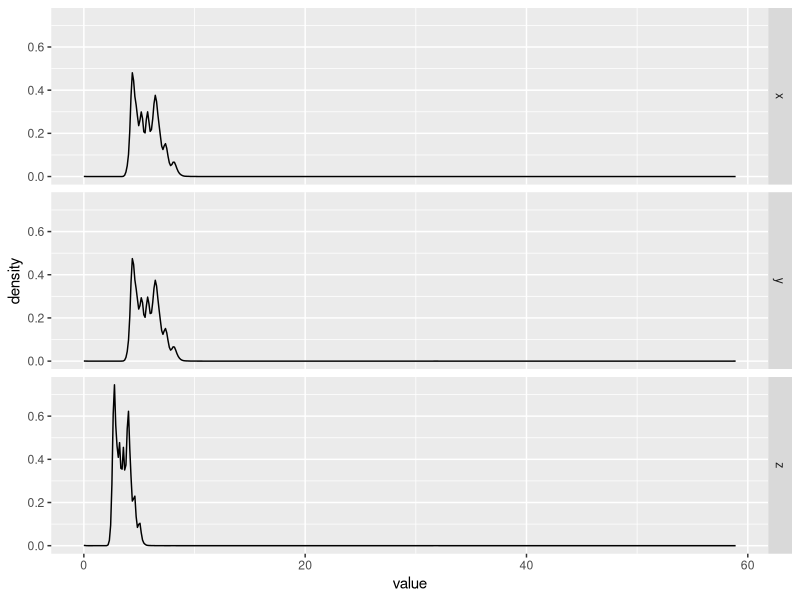
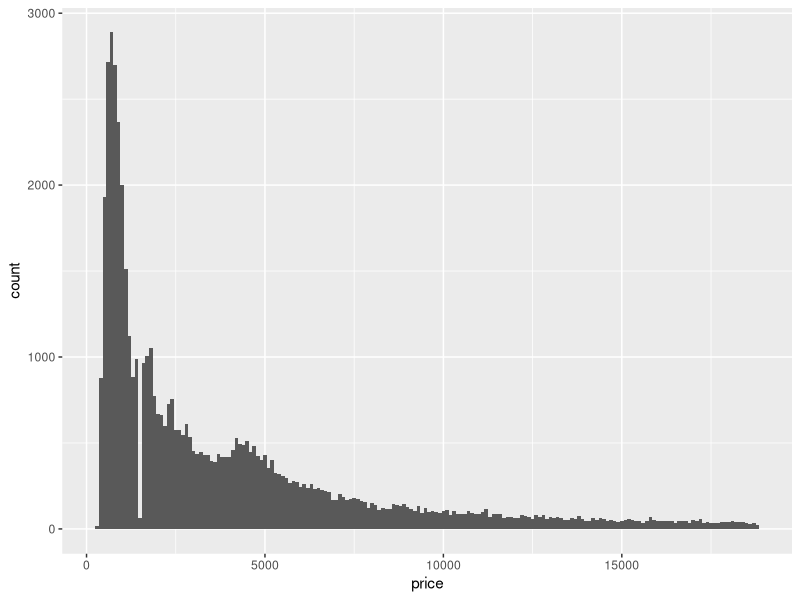
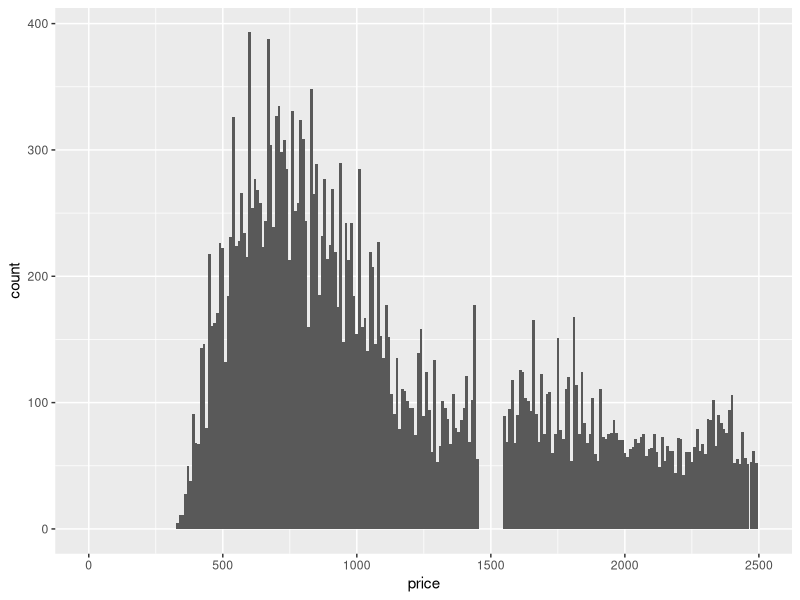
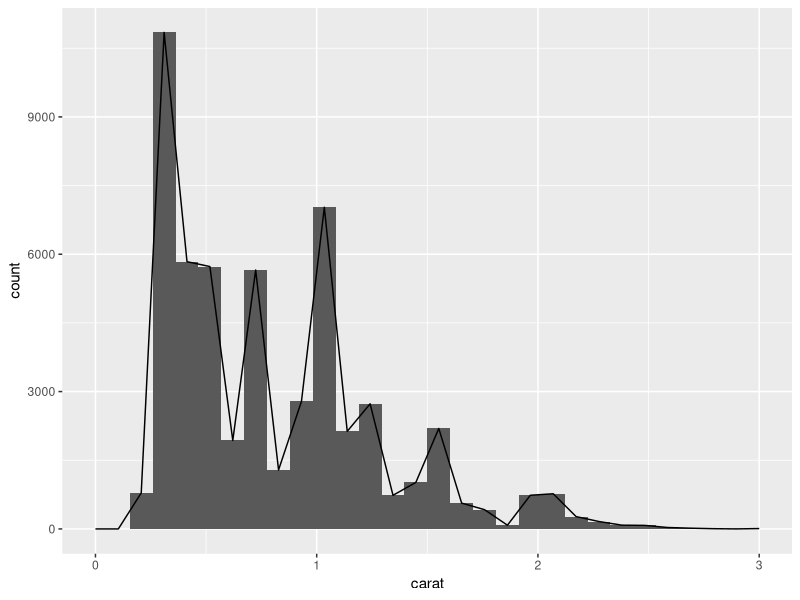
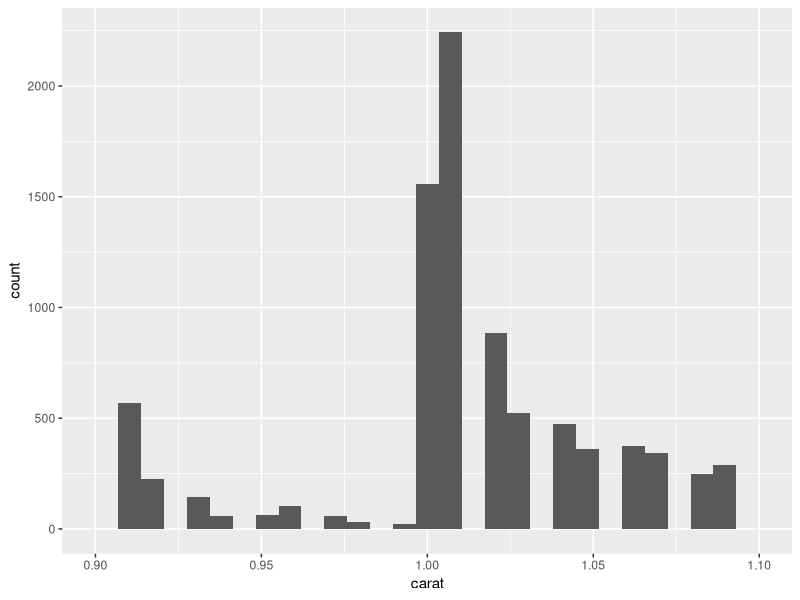
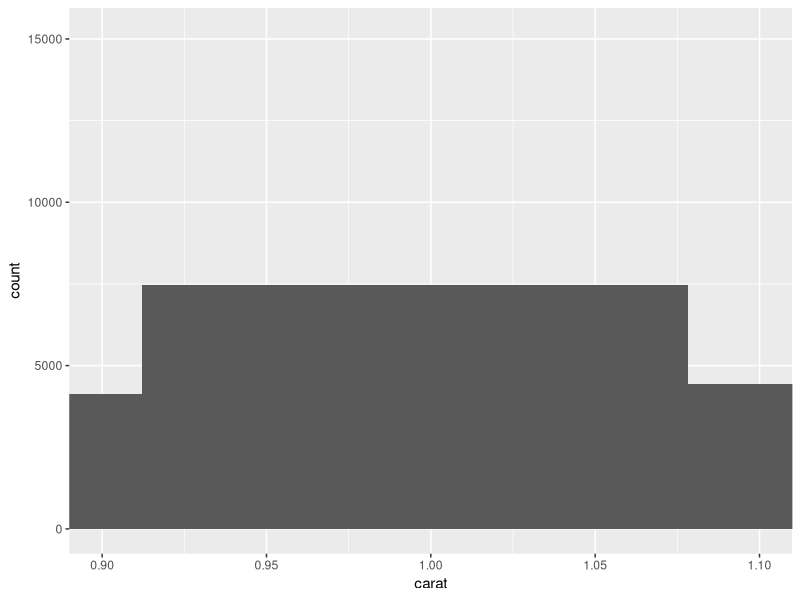
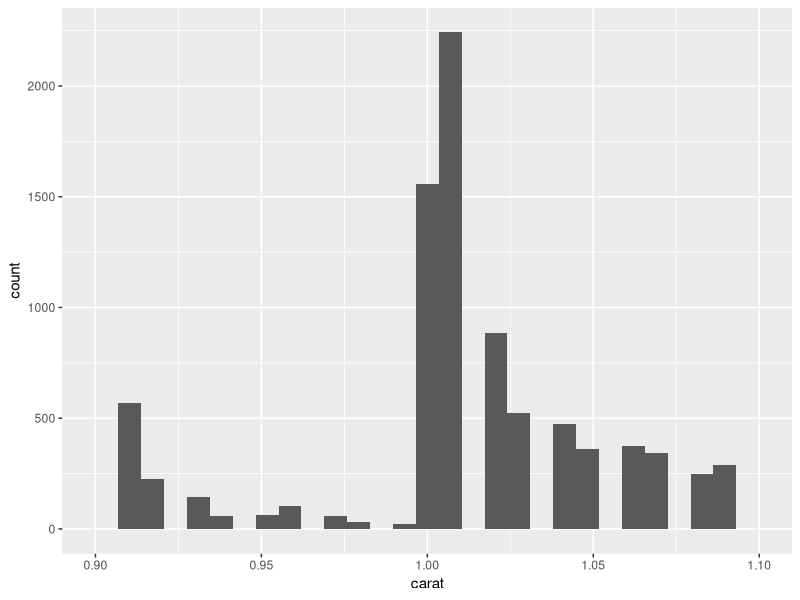
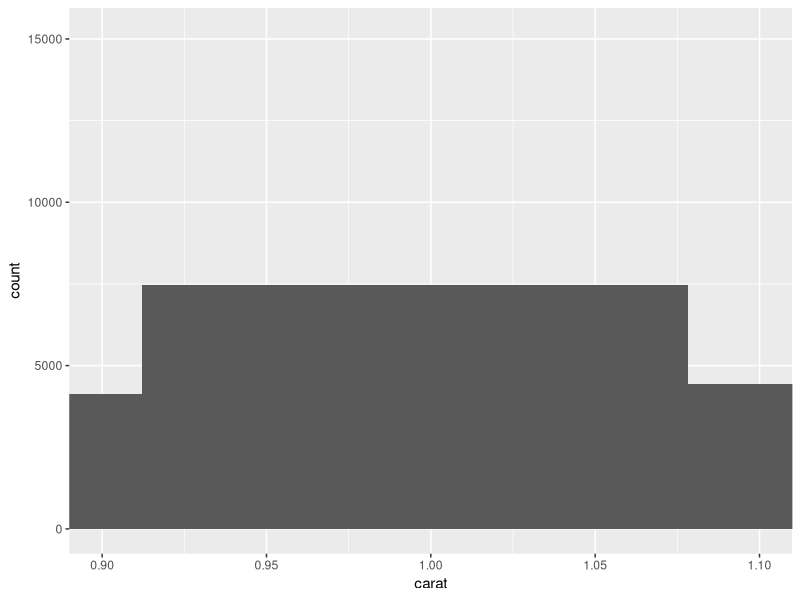

These figures' R source, in order:
## ---- chunk 1
knitr::opts_chunk$set(echo = TRUE)
knitr::opts_chunk$set(eval = TRUE)
## ---- chunk 2
    if(!"tidyverse" %in% rownames(installed.packages()))
        install.packages("tidyverse", repos = "http://cran.rstudio.com/")
    library(tidyverse)
    
    diamonds %>%
      select(x, y, z) %>%
      gather(variable, value) %>%
      ggplot(aes(x = value)) +
      geom_density() +
      facet_grid(variable ~ .)
## ---- chunk 3
    ggplot(data = diamonds) +
      geom_histogram(aes(x = price), binwidth = 100)
    
    ggplot(data = diamonds) + 
      geom_histogram(aes(x = price), binwidth = 10) +
      xlim(c(0, 2500))
## ---- chunk 4
    diamonds %>%
      filter(carat %in% c(0.99, 1)) %>%
      count(carat)
    
    ggplot(diamonds, aes(x = carat), binwidth = 0.01) + 
      geom_histogram() + 
      geom_freqpoly() +
      xlim(c(0, 3))
## ---- chunk 5
    ggplot(diamonds, aes(x = carat)) +
      geom_histogram() +
      xlim(c(0.9, 1.1))
    
    ggplot(diamonds, aes(x = carat)) +
      geom_histogram() +
      coord_cartesian(xlim = c(0.9, 1.1))
    
    ggplot(diamonds, aes(x = carat), binwidth = 0.01) +
      geom_histogram() +
      xlim(c(0.9, 1.1))
    
    ggplot(diamonds, aes(x = carat), binwidth = 0.01) +
      geom_histogram() +
      coord_cartesian(xlim = c(0.9, 1.1))
## ---- chunk 6
  ggplot(data = diamonds) +
  geom_point(mapping = aes(x = x, y = y)) +
  coord_cartesian(xlim = c(4, 11), ylim = c(4, 11))
